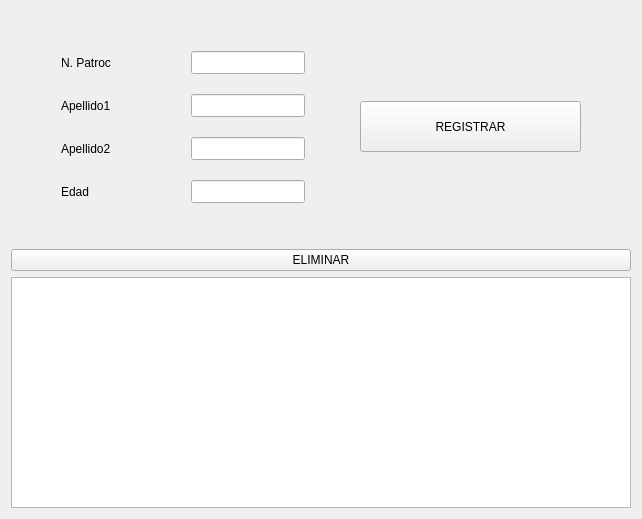
               <widget class="QWidget" name="pagina_patrocinador">
                <layout class="QVBoxLayout" name="verticalLayout_11">
                 <item>
                  <spacer name="verticalSpacer_20">
                   <property name="orientation">
                    <enum>Qt::Vertical</enum>
                   </property>
                   <property name="sizeHint" stdset="0">
                    <size>
                     <width>20</width>
                     <height>40</height>
                    </size>
                   </property>
                  </spacer>
                 </item>
                 <item>
                  <layout class="QHBoxLayout" name="horizontalLayout_17">
                   <item>
                    <spacer name="horizontalSpacer_22">
                     <property name="orientation">
                      <enum>Qt::Horizontal</enum>
                     </property>
                     <property name="sizeHint" stdset="0">
                      <size>
                       <width>40</width>
                       <height>20</height>
                      </size>
                     </property>
                    </spacer>
                   </item>
                   <item>
                    <layout class="QHBoxLayout" name="horizontalLayout_10">
                     <property name="spacing">
                      <number>20</number>
                     </property>
                     <item>
                      <layout class="QVBoxLayout" name="verticalLayout_22">
                       <item>
                        <widget class="QLabel" name="label_17">
                         <property name="minimumSize">
                          <size>
                           <width>110</width>
                           <height>23</height>
                          </size>
                         </property>
                         <property name="text">
                          <string>N. Patroc</string>
                         </property>
                        </widget>
                       </item>
                       <item>
                        <widget class="QLabel" name="label_22">
                         <property name="minimumSize">
                          <size>
                           <width>110</width>
                           <height>23</height>
                          </size>
                         </property>
                         <property name="text">
                          <string>Apellido1</string>
                         </property>
                        </widget>
                       </item>
                       <item>
                        <widget class="QLabel" name="label_23">
                         <property name="minimumSize">
                          <size>
                           <width>110</width>
                           <height>23</height>
                          </size>
                         </property>
                         <property name="text">
                          <string>Apellido2</string>
                         </property>
                        </widget>
                       </item>
                       <item>
                        <widget class="QLabel" name="label_24">
                         <property name="minimumSize">
                          <size>
                           <width>110</width>
                           <height>23</height>
                          </size>
                         </property>
                         <property name="text">
                          <string>Edad</string>
                         </property>
                        </widget>
                       </item>
                      </layout>
                     </item>
                     <item>
                      <layout class="QVBoxLayout" name="verticalLayout_23">
                       <item>
                        <widget class="QLineEdit" name="entry_nombrePatroc">
                         <property name="minimumSize">
                          <size>
                           <width>114</width>
                           <height>23</height>
                          </size>
                         </property>
                        </widget>
                       </item>
                       <item>
                        <widget class="QLineEdit" name="entry_apellidoPatroc">
                         <property name="minimumSize">
                          <size>
                           <width>114</width>
                           <height>23</height>
                          </size>
                         </property>
                        </widget>
                       </item>
                       <item>
                        <widget class="QLineEdit" name="entry_apellido2Patroc">
                         <property name="minimumSize">
                          <size>
                           <width>114</width>
                           <height>23</height>
                          </size>
                         </property>
                        </widget>
                       </item>
                       <item>
                        <widget class="QLineEdit" name="entry_edadPatroc">
                         <property name="minimumSize">
                          <size>
                           <width>114</width>
                           <height>23</height>
                          </size>
                         </property>
                        </widget>
                       </item>
                      </layout>
                     </item>
                    </layout>
                   </item>
                   <item>
                    <spacer name="horizontalSpacer_23">
                     <property name="orientation">
                      <enum>Qt::Horizontal</enum>
                     </property>
                     <property name="sizeHint" stdset="0">
                      <size>
                       <width>40</width>
                       <height>20</height>
                      </size>
                     </property>
                    </spacer>
                   </item>
                   <item>
                    <layout class="QVBoxLayout" name="verticalLayout_25">
                     <item>
                      <widget class="QPushButton" name="btn_registrarPatroc">
                       <property name="minimumSize">
                        <size>
                         <width>221</width>
                         <height>51</height>
                        </size>
                       </property>
                       <property name="text">
                        <string>REGISTRAR</string>
                       </property>
                      </widget>
                     </item>
                    </layout>
                   </item>
                   <item>
                    <spacer name="horizontalSpacer_24">
                     <property name="orientation">
                      <enum>Qt::Horizontal</enum>
                     </property>
                     <property name="sizeHint" stdset="0">
                      <size>
                       <width>40</width>
                       <height>20</height>
                      </size>
                     </property>
                    </spacer>
                   </item>
                  </layout>
                 </item>
                 <item>
                  <spacer name="verticalSpacer_19">
                   <property name="orientation">
                    <enum>Qt::Vertical</enum>
                   </property>
                   <property name="sizeHint" stdset="0">
                    <size>
                     <width>20</width>
                     <height>40</height>
                    </size>
                   </property>
                  </spacer>
                 </item>
                 <item>
                  <widget class="QPushButton" name="btn_eliminarPatroc">
                   <property name="minimumSize">
                    <size>
                     <width>595</width>
                     <height>18</height>
                    </size>
                   </property>
                   <property name="text">
                    <string>ELIMINAR</string>
                   </property>
                  </widget>
                 </item>
                 <item>
                  <widget class="QTableWidget" name="tabla_patrocinador">
                   <property name="minimumSize">
                    <size>
                     <width>620</width>
                     <height>231</height>
                    </size>
                   </property>
                  </widget>
                 </item>
                </layout>
               </widget>
